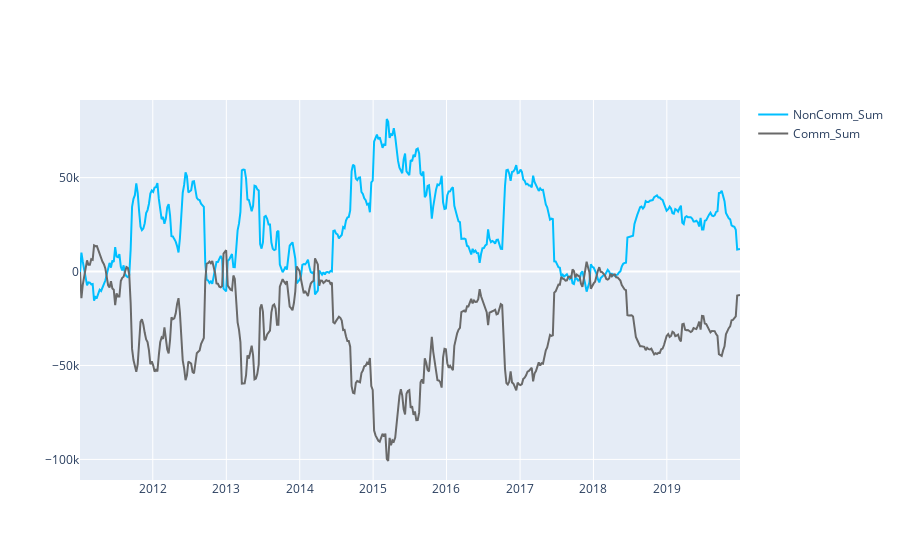

Notebook cell for this chart:
### Code cell
fig = go.Figure()
fig.add_trace(go.Scatter(x=test.Date, y=test['NonComm_Sum'], name="NonComm_Sum", line_color='deepskyblue'))
fig.add_trace(go.Scatter(x=test.Date, y=test['Comm_Sum'], name="Comm_Sum", line_color='dimgrey'))
fig.show()

### Figure 1 — Plotly figure (JSON) as saved in the notebook; plotly's stock layout.template omitted (floating-point values rounded to 4 significant figures; data arrays with more than 128 entries replaced by an {"elided": "..."} marker saying what was removed)
{"data": [{"line": {"color": "deepskyblue"}, "name": "NonComm_Sum", "type": "scatter", "x": {"elided": "462 str values"}, "y": {"elided": "462 int values"}}, {"line": {"color": "dimgrey"}, "name": "Comm_Sum", "type": "scatter", "x": {"elided": "462 str values"}, "y": {"elided": "462 int values"}}], "layout": {}}
